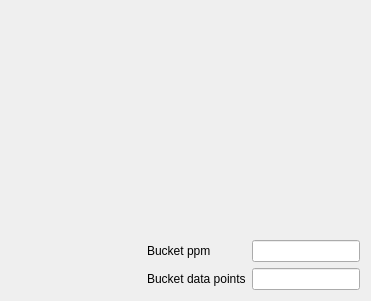
          <widget class="QWidget" name="bucketSpectraTab">
           <layout class="QGridLayout" name="gridLayout_16">
            <item row="0" column="1">
             <spacer name="verticalSpacer_7">
              <property name="orientation">
               <enum>Qt::Vertical</enum>
              </property>
              <property name="sizeHint" stdset="0">
               <size>
                <width>20</width>
                <height>229</height>
               </size>
              </property>
             </spacer>
            </item>
            <item row="1" column="0">
             <spacer name="horizontalSpacer_26">
              <property name="orientation">
               <enum>Qt::Horizontal</enum>
              </property>
              <property name="sizeHint" stdset="0">
               <size>
                <width>136</width>
                <height>20</height>
               </size>
              </property>
             </spacer>
            </item>
            <item row="1" column="1">
             <layout class="QHBoxLayout" name="horizontalLayout_46">
              <item>
               <layout class="QVBoxLayout" name="verticalLayout_17">
                <item>
                 <widget class="QLabel" name="label_63">
                  <property name="text">
                   <string>Bucket ppm</string>
                  </property>
                 </widget>
                </item>
                <item>
                 <widget class="QLabel" name="label_64">
                  <property name="text">
                   <string>Bucket data points</string>
                  </property>
                 </widget>
                </item>
               </layout>
              </item>
              <item>
               <layout class="QVBoxLayout" name="verticalLayout_18">
                <item>
                 <widget class="QLineEdit" name="bucketPpmLE"/>
                </item>
                <item>
                 <widget class="QLineEdit" name="bucketDataPointsLE"/>
                </item>
               </layout>
              </item>
             </layout>
            </item>
           </layout>
          </widget>
